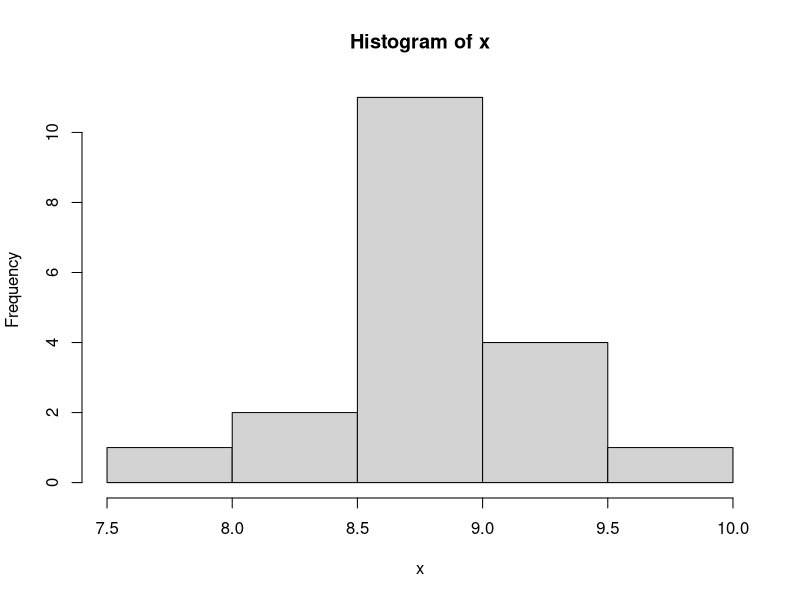

Source code (R):
# Example: x1 = height, x2 = weight

mu0 <- c(70, 170)
x.bar = c(71.45, 164.7)

# Assume population covariance matrix is given:
S <- matrix(c(20, 100, 100, 1000), 2, 2)

# Test statistic
z.obs <- 20*t(x.bar - mu0)%*%solve(S)%*%(x.bar - mu0)
z.obs
# Critical chi-sq
qchisq(0.95,df=2)

1-pchisq(z.obs,df=2)
# Conclusion: reject Ho

# Doing same test one mu at a time;
(z.obs1 <- 20*(x.bar[1]-mu0[1])^2/S[1,1])
(z.obs2 <- 20*(x.bar[2]-mu0[2])^2/S[2,2])
qchisq(0.95,df=1)
# Do not reject Ho!!

# When sigma is unknown: use t-test in the univariate case:

# Sample size n
n = 19
# Let's simulate some data:
# Set the seed if you want to have the same exact numbers as here:
set.seed(874)
(x = rnorm(n, m = 9, sd = 0.5))
hist(x)

# Suppose we want to test H0: mu = 10 vs. mu not equal 10 (that is, two-tail test)
# at alpha level of 0.05
t.test(x, m = 10)
# Conclusion:
# Since p-value < 0.05 reject H0
# Conclude mu is not 10

# How about left-tail alternative H1: mu < 10
t.test(x, m= 10, alt = "less")
# Still reject H0, but notice p-value is half of the two-tail

# Manual computation of the test statistic:
(t.obs = (mean(x) - 10)/(sd(x)/sqrt(n)))
# Matches with t.test output!

# How about manual p-value:
# Left-tail:
pt(t.obs, n-1)

# Two-tail:
2*(1-pt(abs(t.obs), n-1))

# Both match t.test output!
